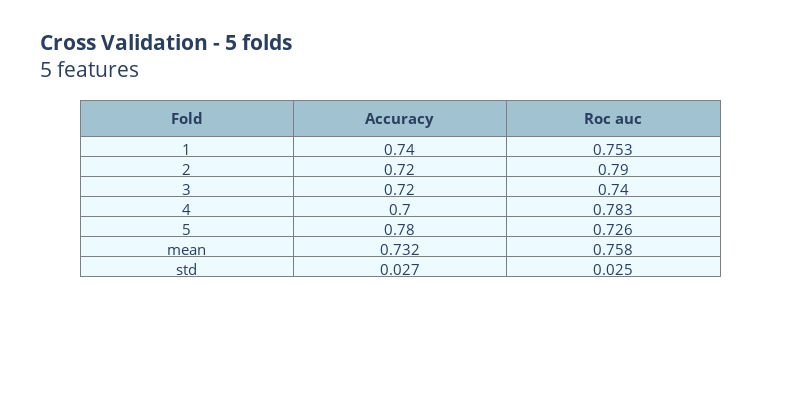

Notebook cell for this chart:
### Code cell
selector = RFE(liblinear_best_params_LR, n_features_to_select=5, step=1)
selector.fit(st_X,y)
scores_table(selector,st_X, y, '5 features')

### Figure 1 — Plotly figure (JSON) as saved in the notebook; plotly's stock layout.template omitted (floating-point values rounded to 4 significant figures)
{"data": [{"cells": {"align": ["center"], "fill": {"color": "#EDFAFF"}, "font": {"size": 15}, "line": {"color": "#7D7F80"}, "values": [["1", "2", "3", "4", "5", "mean", "std"], [0.74, 0.72, 0.72, 0.7, 0.78, 0.732, 0.027], [0.753, 0.79, 0.74, 0.783, 0.726, 0.758, 0.025]]}, "header": {"align": ["center"], "fill": {"color": "#a1c3d1"}, "font": {"size": 15}, "line": {"color": "#7D7F80"}, "values": ["<b>Fold", "<b>Accuracy", "<b>Roc auc"]}, "type": "table"}], "layout": {"font": {"size": 15}, "height": 400, "title": {"text": "<b>Cross Validation - 5 folds</b><br>5 features"}, "width": 800}}
